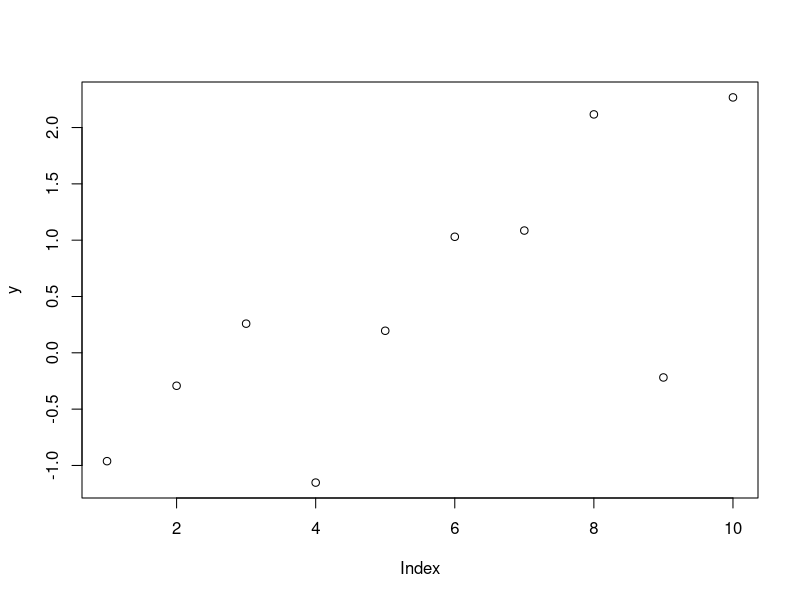
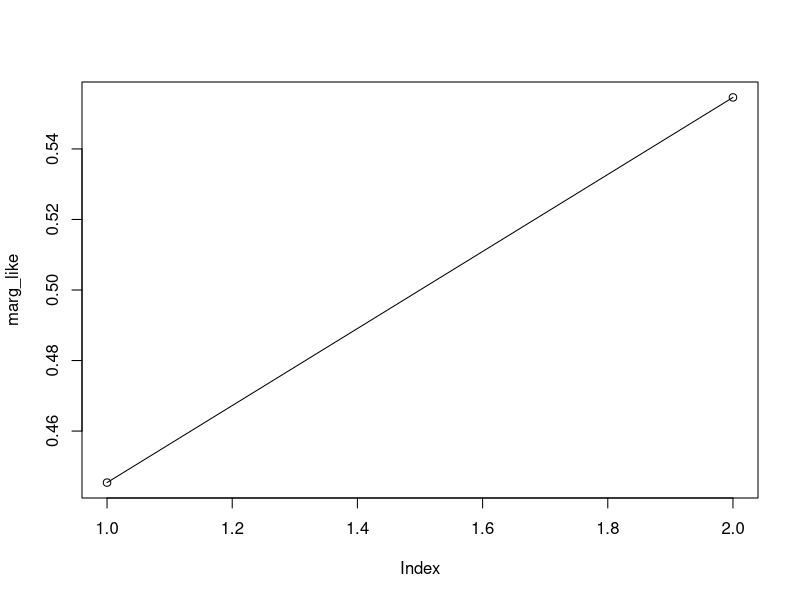
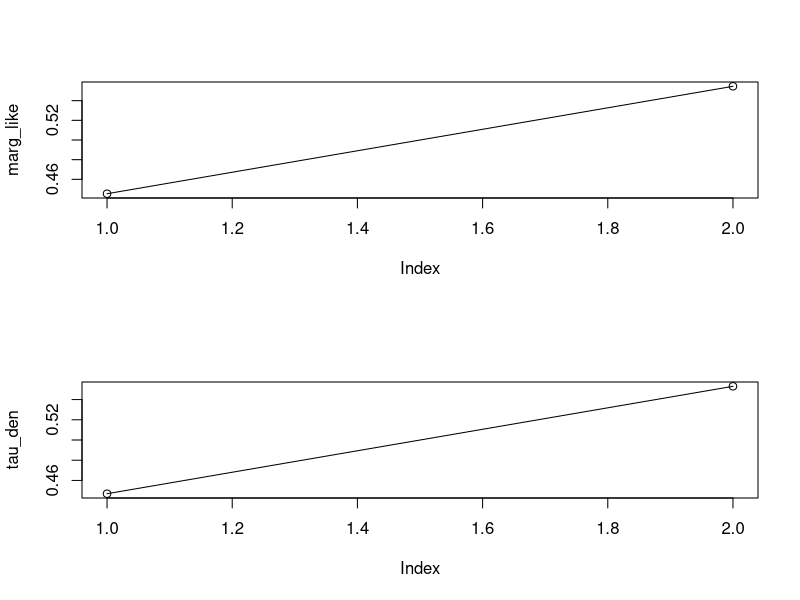

Write R code to recreate these figures, in order.
# Reduce the problem to two models within the one changepoint model:
# i.e. take tau being in two places and we can incorporate the changepoint prior as model prior
# Set up problem as before but we will only work with just unknown mean, known sigma

rm(list = ls())
set.seed(3)

# Data --------------------------------------------------------------------
# Currently use simulated data
cp <- 5
y <- c(rnorm(cp,0,1),rnorm(cp,1,1)) ; plot(y)


# Models to test ----------------------------------------------------------

num_models <- 2 #Just test two locations
tau_locations <- c(4,5) #Tau at 4 and 5

# Prior for parameters ----------------------------------------------------
mu_prior <- c(0,3) #Normal distribution 
known_sigma <- 1
model_prior <- rep(1,num_models)/num_models

# MCMC parameters ---------------------------------------------------------
proposal_sd_rj <- 0.3 #bigger jump for the reversible jump
proposal_sd_wm <- 0.1 #within model sample of parameters
sims <- 100000 
approx_samples <- 100000 #Number of samples for monte carlo estimate
perc_burnin <- 0.1
thin_every <- 5 # Add thinning as there might be autocorrelation since alot of proposals will get rejected due to out of bounds proposals for tau
proposal_tau <- function(tau){
  if (tau==4) {
    return(5)
  } else {
    return(4)
  }
}

# Set up parameters to store-----
num_of_cps_list <- rep(NA,sims)
mu_list <- list() #to assign to this list, use [[]]
tau_list <- list()


# Initialisation------
tau <- sample(4:5,1) #just run Gibbs on two models
mu <- mean(y) 
sigma <- sqrt(var(y))

# Analytical Solution ---------------------------------------------
marg_like=rep(NA,num_models)
# Write function for Marginal likelihood
marg_like_mu <- function(y,sigma,mu_0,sigma_0){
  return((sigma/(((sqrt(2*pi)*sigma)^length(y))*sqrt(length(y)*sigma_0^2+sigma^2)))*exp(-(sum(y^2)/(2*sigma^2))-(mu_0^2/(2*sigma_0^2)))*exp(((sigma_0^2*length(y)^2*mean(y)^2/sigma^2)+((sigma^2*mu_0^2)/sigma_0^2)+(2*length(y)*mean(y)*mu_0))/(2*(length(y)*sigma_0^2+sigma^2))))              
}
for (i in 1:num_models) {
  marg_like[i] <- marg_like_mu(y[1:tau_locations[i]],known_sigma,mu_prior[1],mu_prior[2])*marg_like_mu(y[(tau_locations[i]+1):(length(y))],known_sigma,mu_prior[1],mu_prior[2])
}
marg_like <- marg_like/sum(marg_like)

plot(marg_like)
lines(marg_like)
par(mfrow=c(2,1)) #have 2 plots in same space

results <- data.frame("Analytical"=marg_like)


# Approximation using Monte Carlo -----------------------------------------
# Define function for product of normals
prod_norm <- function(mu,sigma,y){prod(dnorm(y,mu,sigma))}

# Use approximation, i.e integrate over all mu
# Marginal likelihood P(Y|M_i)
pM1 <- rep(NA,num_models)
for (i in 1:num_models) {
  pM1[i] <- mean(sapply(rnorm(approx_samples,mu_prior[1],mu_prior[2]),prod_norm,known_sigma,y[1:tau_locations[i]]))*mean(sapply(rnorm(approx_samples,mu_prior[1],mu_prior[2]),prod_norm,known_sigma,y[(tau_locations[i]+1):(2*cp)]))
}
# Normalise
total <- sum(pM1)
pM1 <- pM1/total
# Store results in data frame
results <- cbind(results,"Approx"=c(pM1[1],pM1[2]))

# Gibbs + Metropolis Hasting ----------------------------------------------
# Gibbs Sampler on parameters + Metropolis Hasting on tau 
mu_posterior_dist <- function(y,known_sigma,mu_prior){
  sigma2_posterior <- 1/((1/(mu_prior[2]^2))+(length(y)/(known_sigma^2)))
  mu_posterior <- ((sum(y)/(known_sigma^2))+(mu_prior[1]/(mu_prior[2]^2)))*sigma2_posterior
  return(rnorm(1,mu_posterior,sqrt(sigma2_posterior)))
}
for (s in 1:sims) {
  if (s%%10000==0) {
    print(s)
  }
  #Resample parameters in segment 1 using gibbs sampler
  # Normal likelihood with normal prior
  new_mu_left <- mu_posterior_dist(y[1:tau],known_sigma,mu_prior)
  
  #Resample parameters in segment 2 using gibbs sampler
  # Normal likelihood with normal prior
  new_mu_right <- mu_posterior_dist(y[(tau+1):length(y)],known_sigma,mu_prior)
  
  #Resample tau using Metropolis hasting
  #Propose a new tau usings a symmetric proposal so no transition ratio
  pro_tau <- proposal_tau(tau)

  old_like <- sum(dnorm(y[1:tau],new_mu_left,known_sigma,log = TRUE)) + sum(dnorm(y[(tau+1):length(y)],new_mu_right,known_sigma,log = TRUE))
  new_like <- sum(dnorm(y[1:pro_tau],new_mu_left,known_sigma,log = TRUE)) + sum(dnorm(y[(pro_tau+1):length(y)],new_mu_right,known_sigma,log = TRUE))

  if (runif(1)<exp(new_like-old_like)) {
    tau <- pro_tau
  }

  tau_list[[s]] <- tau
  mu_list[[s]] <- c(new_mu_left,new_mu_right)
}
tau_list <- tau_list[-(1:(perc_burnin*sims))]
tau_freq <- as.data.frame(table(factor(unlist(tau_list[seq(1,length(tau_list),thin_every)]))))
tau_den <- tau_freq[,2]/sum(tau_freq[,2])

plot(marg_like)
lines(marg_like)
plot(tau_den)
lines(tau_den)

results <- cbind(results,"Gibbs+MH"=c(tau_den))

